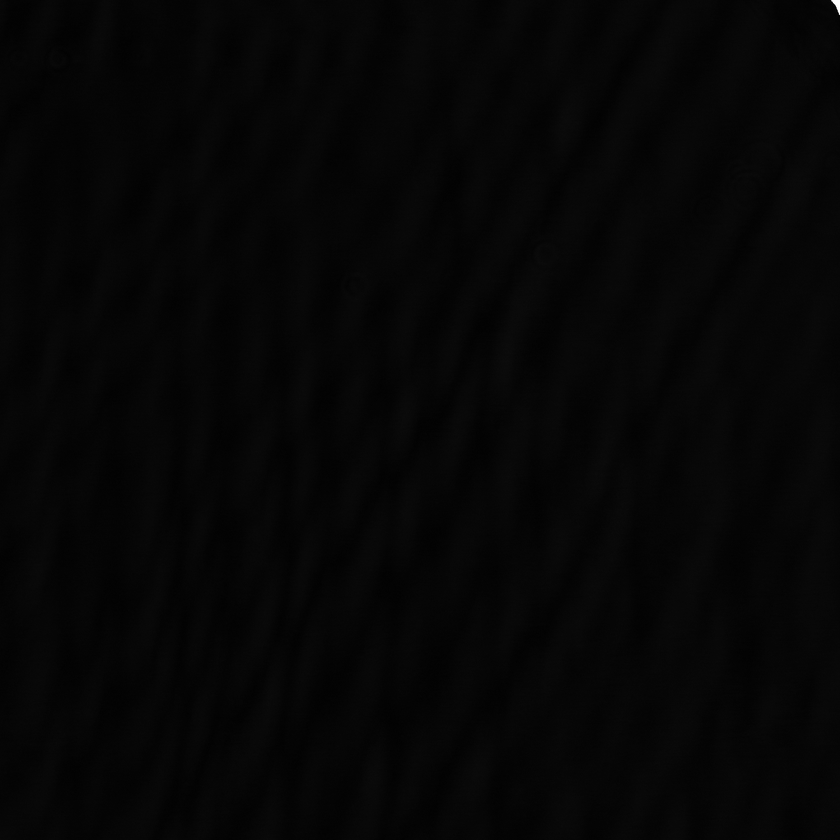
#> input picture test_blank.png, 840 x 840 px, shrunk from 1500 x 1500 before the run
$ python -i sobel_technique.py   (imports and definitions only)   (older library calls are emulated)
#> lines starting #> are read from the running program, lines starting #| are printed output that depends on the picture
#> further down, picture is the input picture: shape (840, 840, 3); min 0, max 255, mean 5.8
import math

import cv2.cv2 as cv2
import numpy as np
from tqdm import tqdm


def create_args(args):
    if 'step' not in args:
        args['step'] = 5
    if 'border_crop' not in args:
        args['border_crop'] = 10
    if 'corner_crop' not in args:
        args['corner_crop'] = 20
    if 'pic_mode' not in args:
        args['pic_mode'] = True
    if 'save' not in args:
        args['save'] = False
    if 'save_path' not in args:
        args['save_path'] = None
    if 'defect_size' not in args:
        args['defect_size'] = 8
    if 'sensitivity_multiplier' not in args:
        args['sensitivity_multiplier'] = 1
    if 'sensitivity_level' not in args:
        args['sensitivity_level'] = 2
    if 'postprocess' not in args:
        args['postprocess'] = 1
    return args


def circular_bluring_kernel(size):
    """Creates a bluring kernel of 'size' size with a circular square weights"""
    ones = np.ones((size, size), np.float32)
    for i in range(size):
        for j in range(size):
            ones[i][j] = 1 / ((i - size / 2) ** 2 + (j - size / 2) ** 2)
    ones = ones / np.linalg.norm(ones)
    return ones


def process(img, step=5, border_crop=5, corner_crop=50, pic_mode=True, save=False, save_path=None, defect_size=8,
            sensitivity_multiplier=1, sensitivity_level=2):
    """
        Detects defects using OpenCV edge detection.\n
        Default arguments:\n
        step=5 : defects check will be performed every 5 pixels\n
        border_crop=5 : cropping 5 pixels of a border\n
        corner_crop=30 : cropping 30 pixels of each corner\n
        pic_mode=True : show result\n
        save=False : don't save result picture\n
        save_path=None : no save path\n
        defect_size=8 : defect size affects the size of a kernel, which will find defects in pattern with a detail of such
        size.\n
        sensitivity_multiplier=1 : multiplies the sensitivity\n
        sensitivity_level=2 : 1 is linear sensitivity, 2 is quadratic and so on. Can also be fractional.
    """
#> called with step = 5, border_crop = 5, corner_crop = 50, pic_mode = True, save = False, defect_size = 8, sensitivity_multiplier = 1, sensitivity_level = 2
    print('Performing sobel edge detection - defects detection technique')
    imgx = np.float32(sobel_x(img, 7))
    imgx = cv2.normalize(src=imgx, dst=None, alpha=0, beta=255, norm_type=cv2.NORM_MINMAX, dtype=cv2.CV_8U)

    imgxy_blured = cv2.filter2D(imgx, -1, circular_bluring_kernel(3) * 12)
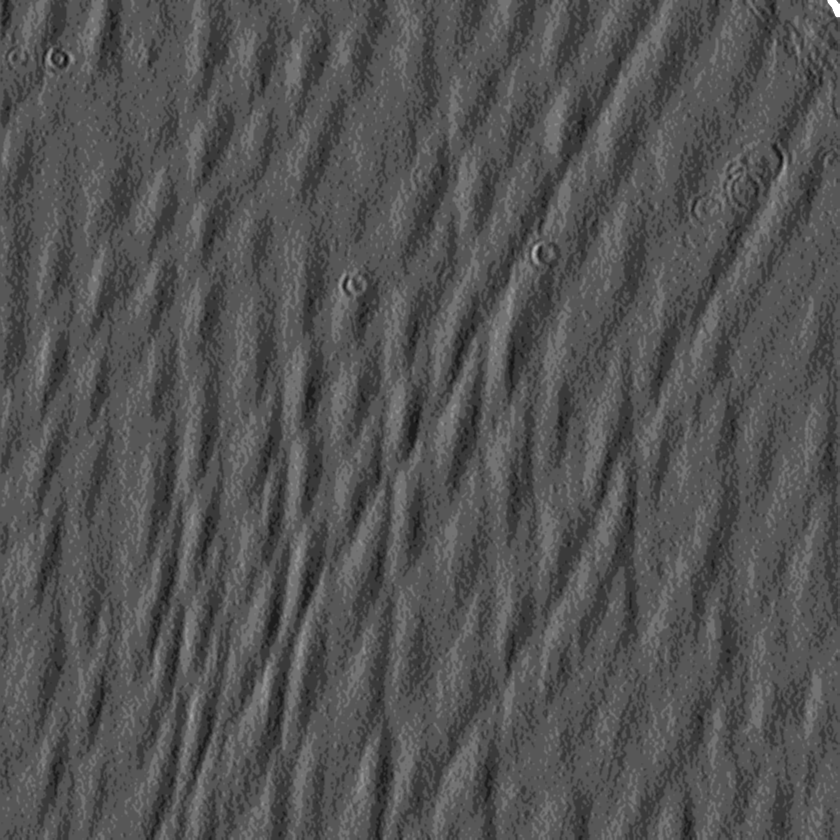
#> imgxy_blured: shape (840, 840, 3); min 6, max 255, mean 83
    imgxy = np.float32(sobel_xy(img, 1 + int(defect_size) * 2))
    ans_img = solution_1(cv2.cvtColor(imgxy, cv2.COLOR_BGR2GRAY), imgxy_blured, step, border_crop, corner_crop,
                         sensitivity_multiplier, sensitivity_level)
    if save:
        success = cv2.imwrite(save_path, ans_img)
        if not success:
            print(f'Couldn\'t save in \"{save_path}\" location.')
    if pic_mode:
        cv2.imshow('Result', ans_img)
        cv2.imshow('Input image', imgxy_blured)
        cv2.waitKey(0)
        print('Closing windows...')
        cv2.destroyWindow('Result')
        cv2.destroyWindow('Input image')
    return ans_img


def sobel_xy(img, ksize):
    return cv2.Sobel(src=img, ddepth=cv2.CV_64F, dx=1, dy=1, ksize=ksize)


def sobel_x(img, ksize):
    return cv2.Sobel(src=img, ddepth=cv2.CV_64F, dx=1, dy=0, ksize=ksize)


def sobel_y(img, ksize):
    return cv2.Sobel(src=img, ddepth=cv2.CV_64F, dx=0, dy=1, ksize=ksize)


def in_corner(x, y, corner_crop, x_size, y_size):
    if x ** 2 + y ** 2 < corner_crop ** 2:
        return True
    if (x-x_size) ** 2 + y ** 2 < corner_crop ** 2:
        return True
    if (x - x_size) ** 2 + (y - y_size) ** 2 < corner_crop ** 2:
        return True
    if x ** 2 + (y - y_size) ** 2 < corner_crop ** 2:
        return True
    return False


def solution_1(img, img_to_draw_on, step, border_crop, corner_crop, sensitivity_multiplier, sensitivity_level):
#> called with step = 5, border_crop = 5, corner_crop = 50, sensitivity_multiplier = 1, sensitivity_level = 2
    avg_list = []
    avg_for_mean = []
    for x in tqdm(range(border_crop, img.shape[0] - border_crop, step), desc='Detection progress (sobel)'):
        for y in range(border_crop, img.shape[1] - border_crop, step):
            if in_corner(x, y, corner_crop, img.shape[0], img.shape[1]):
                continue
            avg_here = (np.mean(img[x - step:x + step, y - step:y + step]), y, x)
            if math.isnan(avg_here[0]):
                continue
            avg_for_mean.append(avg_here[0])
            avg_list.append(avg_here)
#> after the loop, avg_for_mean = 27323 items; avg_list = 27323 items
    avg_list.sort()
    mean = np.mean(avg_for_mean)
#> mean = -2440.9
    coef = 1 / max(abs(np.max(avg_for_mean) - mean) ** sensitivity_level,
                   abs(np.min(avg_for_mean) - mean) ** sensitivity_level)
#> coef = 7.7e-16
    dummy_img = np.copy(img_to_draw_on)
    cv2.rectangle(dummy_img, (0, 0), (dummy_img.shape[0], dummy_img.shape[1]), (0, 0, 0), -1)
#> dummy_img: shape (840, 840, 3); every value is 0
    for avg in tqdm(avg_list, desc='Drawing defects'):
        cv2.rectangle(dummy_img, (avg[1] - step // 2, avg[2] - step // 2), (avg[1] + step // 2, avg[2] + step // 2),
                      (0, 0, min(int(255 * (abs(avg[0] - mean) ** sensitivity_level) * coef * sensitivity_multiplier), 255)), -1)
#> this loop made 27323 passes
#> avg on passes 1 to 3: (-32534906, 550, 260), (-32135214, 540, 250), (-26221824, 365, 290)
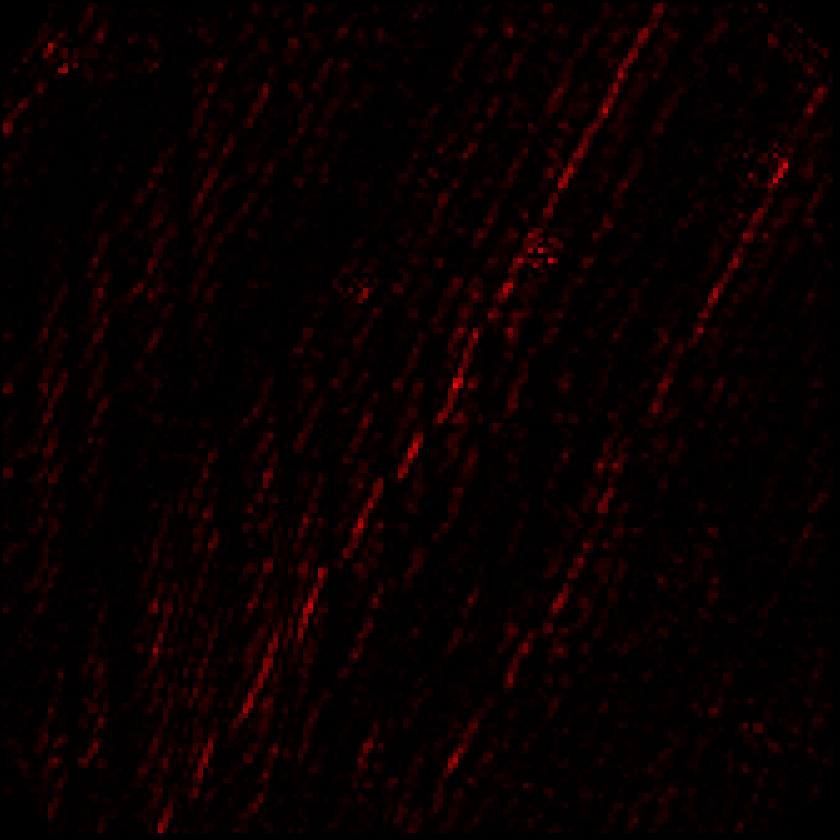
#> dummy_img: shape (840, 840, 3); mean B, G, R 0, 0, 9.1
    # dummy_img = cv2.addWeighted(dummy_img, 0.4, img_to_draw_on, 1, 1.4)
    return dummy_img

>>> import cv2
>>> picture = cv2.imread('../test_blank.png')
>>> result = process(picture)

$ run again, on 007050.png
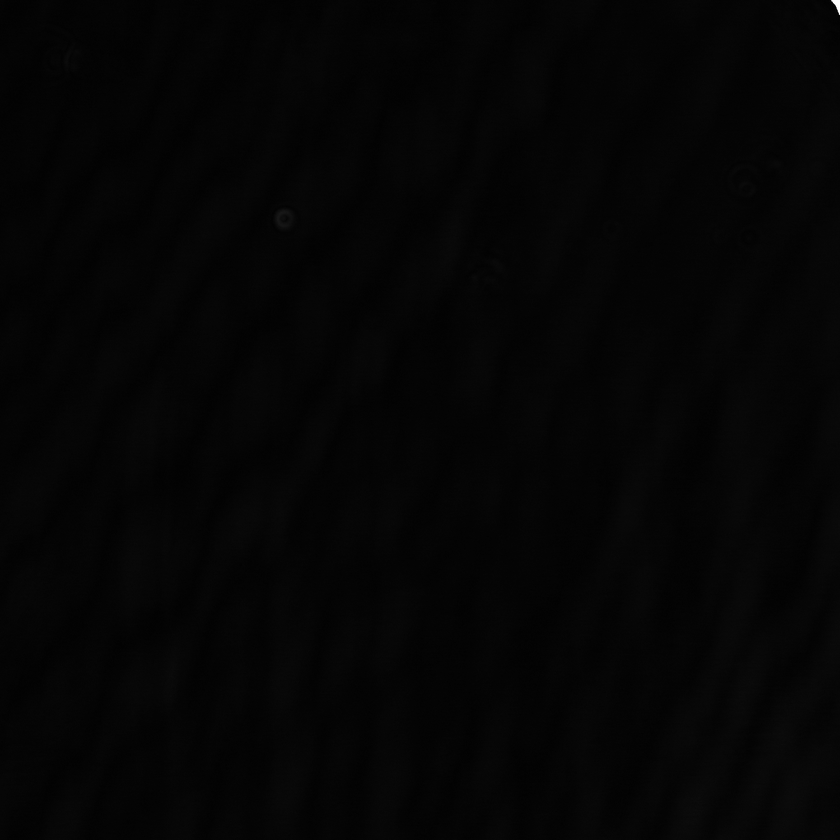
#> input picture 007050.png, 840 x 840 px, shrunk from 1500 x 1500 before the run
#> picture is the input picture: shape (840, 840, 3); min 0, max 255, mean 4.7
#> in process, `imgxy_blured = cv2.filter2D(imgx, -1, circular_bluring_kernel(3) * 12)`:
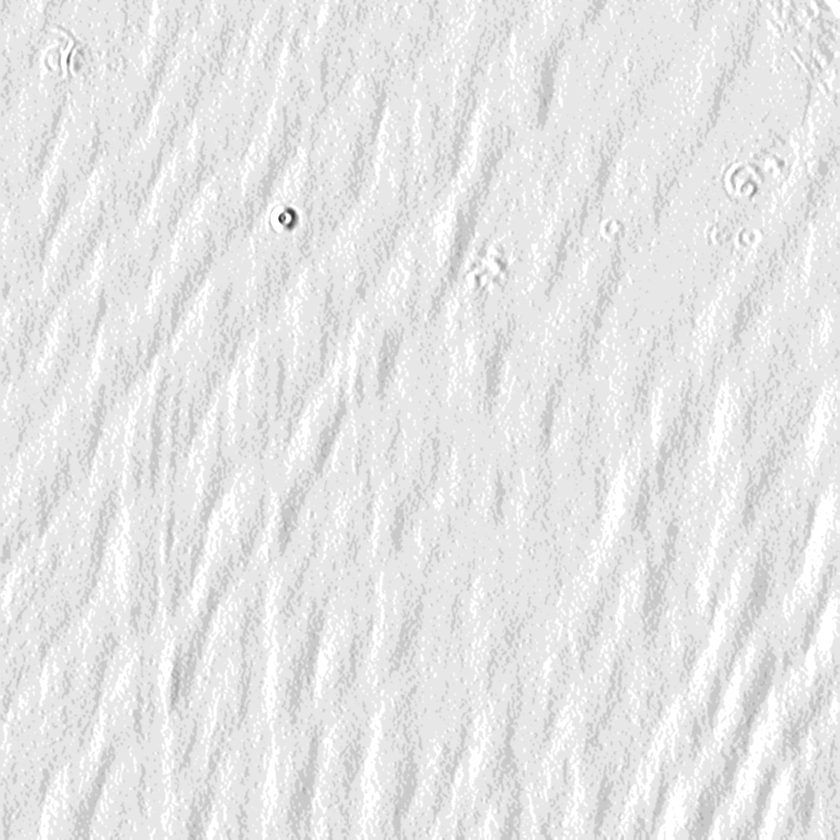
#> imgxy_blured: shape (840, 840, 3); min 35, max 255, mean 229.5
#> after the loop in solution_1, `for x in tqdm(range(border_crop, img.shape[0] - border_crop, step), de..`: avg_for_mean = 27323 items
#> mean = -114.3
#> coef = 5.27e-17
#> the loop in solution_1, `for avg in tqdm(avg_list, desc='Drawing defects'):` made 27323 passes
#> avg on passes 1 to 3: (-133755024, 275, 230), (-104912824, 295, 210), (-104531672, 275, 225)

$ run again, on test_defect.png
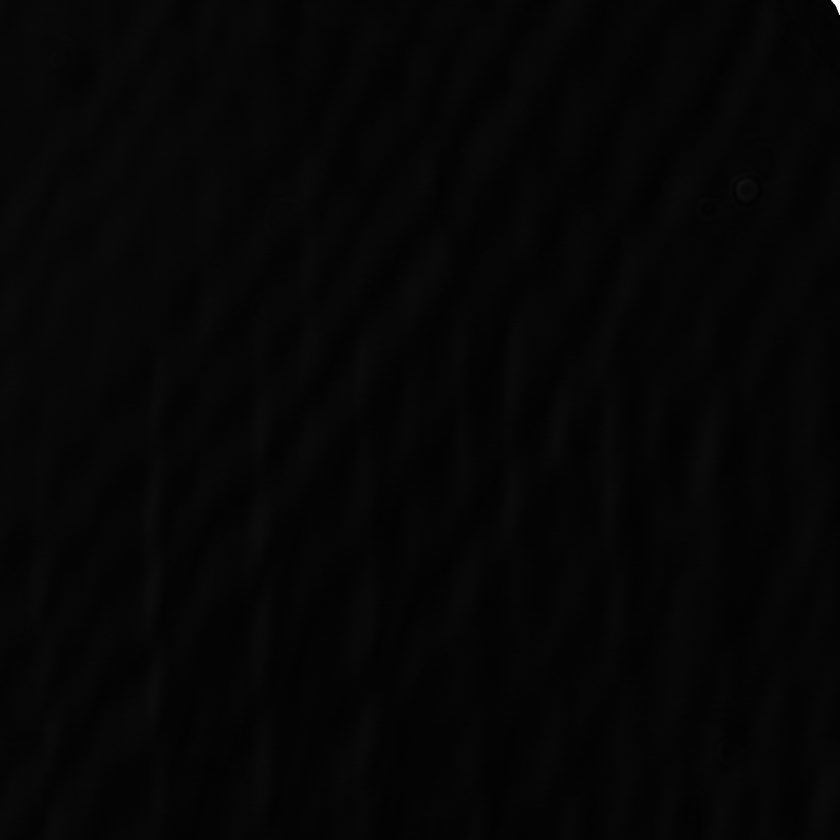
#> input picture test_defect.png, 840 x 840 px, shrunk from 1500 x 1500 before the run
#> picture is the input picture: shape (840, 840, 3); min 0, max 255, mean 5.7
#> in process, `imgxy_blured = cv2.filter2D(imgx, -1, circular_bluring_kernel(3) * 12)`:
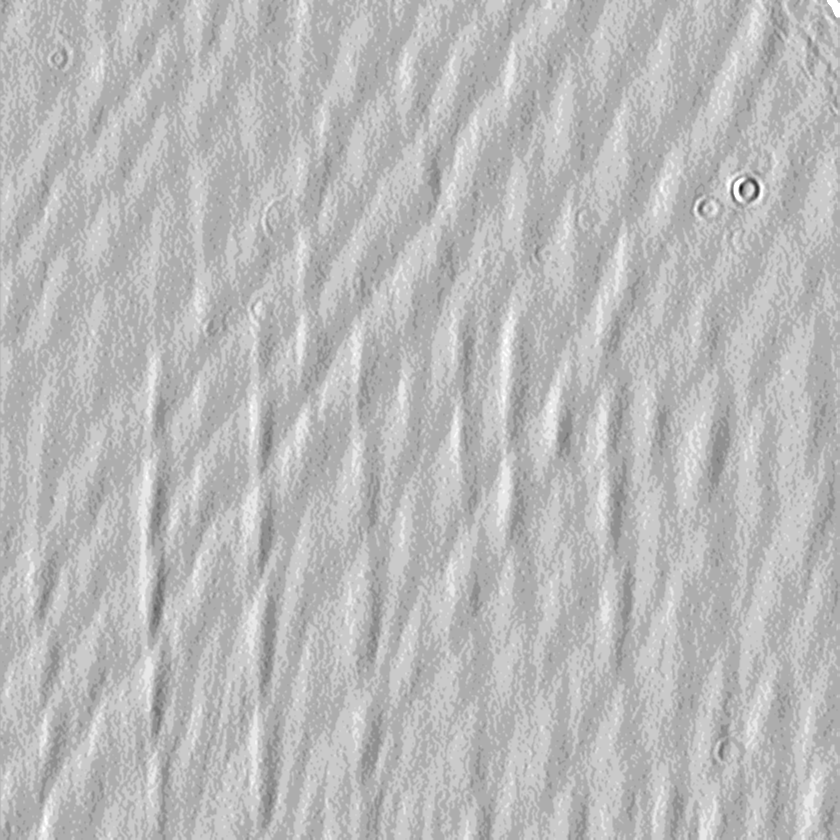
#> imgxy_blured: shape (840, 840, 3); min 18, max 255, mean 185.7
#> after the loop in solution_1, `for x in tqdm(range(border_crop, img.shape[0] - border_crop, step), de..`: avg_for_mean = 27323 items
#> mean = 11009.6
#> coef = 1.93e-16
#> the loop in solution_1, `for avg in tqdm(avg_list, desc='Drawing defects'):` made 27323 passes
#> avg on passes 1 to 3: (-63364292, 750, 175), (-53994408, 735, 195), (-51723100, 740, 200)
